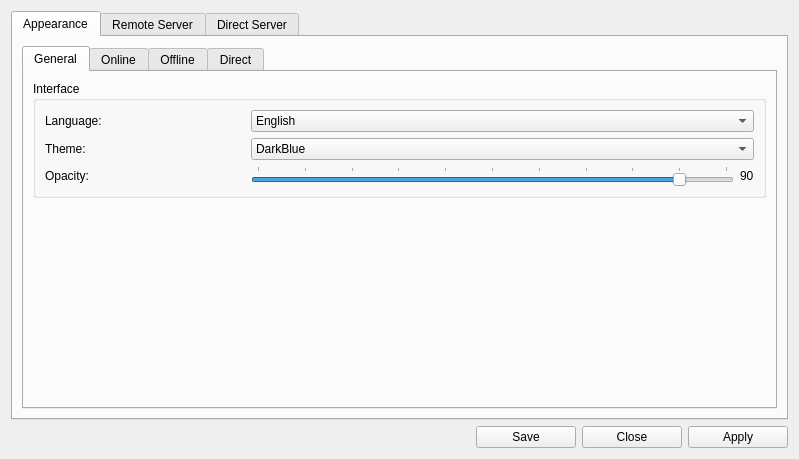
<?xml version="1.0" encoding="UTF-8"?>
<ui version="4.0">
 <class>Form</class>
 <widget class="QWidget" name="Form">
  <property name="geometry">
   <rect>
    <x>0</x>
    <y>0</y>
    <width>799</width>
    <height>459</height>
   </rect>
  </property>
  <property name="windowTitle">
   <string>Moderat Settings</string>
  </property>
  <property name="windowIcon">
   <iconset resource="../res.qrc">
    <normaloff>:/icons/assets/logo.png</normaloff>:/icons/assets/logo.png</iconset>
  </property>
  <layout class="QGridLayout" name="gridLayout">
   <item row="1" column="0">
    <layout class="QHBoxLayout" name="horizontalLayout">
     <item>
      <spacer name="horizontalSpacer">
       <property name="orientation">
        <enum>Qt::Horizontal</enum>
       </property>
       <property name="sizeHint" stdset="0">
        <size>
         <width>40</width>
         <height>20</height>
        </size>
       </property>
      </spacer>
     </item>
     <item>
      <widget class="QPushButton" name="saveButton">
       <property name="minimumSize">
        <size>
         <width>100</width>
         <height>0</height>
        </size>
       </property>
       <property name="text">
        <string>Save</string>
       </property>
       <property name="icon">
        <iconset resource="../res.qrc">
         <normaloff>:/icons/assets/save_as.png</normaloff>:/icons/assets/save_as.png</iconset>
       </property>
      </widget>
     </item>
     <item>
      <widget class="QPushButton" name="closeButton">
       <property name="minimumSize">
        <size>
         <width>100</width>
         <height>0</height>
        </size>
       </property>
       <property name="text">
        <string>Close</string>
       </property>
       <property name="icon">
        <iconset resource="../res.qrc">
         <normaloff>:/icons/assets/close.png</normaloff>:/icons/assets/close.png</iconset>
       </property>
      </widget>
     </item>
     <item>
      <widget class="QPushButton" name="applyButton">
       <property name="minimumSize">
        <size>
         <width>100</width>
         <height>0</height>
        </size>
       </property>
       <property name="text">
        <string>Apply</string>
       </property>
       <property name="icon">
        <iconset resource="../res.qrc">
         <normaloff>:/icons/assets/checkbox-check.png</normaloff>:/icons/assets/checkbox-check.png</iconset>
       </property>
      </widget>
     </item>
    </layout>
   </item>
   <item row="0" column="0">
    <widget class="QTabWidget" name="settingsTab">
     <property name="currentIndex">
      <number>0</number>
     </property>
     <property name="elideMode">
      <enum>Qt::ElideNone</enum>
     </property>
     <widget class="QWidget" name="appearanceTab">
      <attribute name="title">
       <string>Appearance</string>
      </attribute>
      <layout class="QGridLayout" name="gridLayout_2">
       <item row="0" column="0">
        <widget class="QTabWidget" name="settingsAppearanceTab">
         <property name="currentIndex">
          <number>0</number>
         </property>
         <widget class="QWidget" name="generalTab">
          <attribute name="icon">
           <iconset resource="../res.qrc">
            <normaloff>:/icons/assets/logo.png</normaloff>:/icons/assets/logo.png</iconset>
          </attribute>
          <attribute name="title">
           <string>General</string>
          </attribute>
          <layout class="QGridLayout" name="gridLayout_7">
           <item row="0" column="0">
            <widget class="QGroupBox" name="interfaceGroup">
             <property name="title">
              <string>Interface</string>
             </property>
             <layout class="QGridLayout" name="gridLayout_3">
              <item row="1" column="0">
               <layout class="QHBoxLayout" name="horizontalLayout_8">
                <item>
                 <widget class="QLabel" name="themeLabel">
                  <property name="minimumSize">
                   <size>
                    <width>200</width>
                    <height>0</height>
                   </size>
                  </property>
                  <property name="maximumSize">
                   <size>
                    <width>200</width>
                    <height>16777215</height>
                   </size>
                  </property>
                  <property name="text">
                   <string>Theme:</string>
                  </property>
                 </widget>
                </item>
                <item>
                 <widget class="QComboBox" name="themeCombo">
                  <property name="focusPolicy">
                   <enum>Qt::NoFocus</enum>
                  </property>
                  <item>
                   <property name="text">
                    <string>DarkBlue</string>
                   </property>
                  </item>
                 </widget>
                </item>
               </layout>
              </item>
              <item row="0" column="0">
               <layout class="QHBoxLayout" name="horizontalLayout_2">
                <item>
                 <widget class="QLabel" name="languageLabel">
                  <property name="minimumSize">
                   <size>
                    <width>200</width>
                    <height>0</height>
                   </size>
                  </property>
                  <property name="maximumSize">
                   <size>
                    <width>200</width>
                    <height>16777215</height>
                   </size>
                  </property>
                  <property name="text">
                   <string>Language: </string>
                  </property>
                 </widget>
                </item>
                <item>
                 <widget class="QComboBox" name="languageCombo">
                  <property name="focusPolicy">
                   <enum>Qt::NoFocus</enum>
                  </property>
                  <item>
                   <property name="text">
                    <string>English</string>
                   </property>
                   <property name="icon">
                    <iconset resource="../res.qrc">
                     <normaloff>:/icons/assets/flags/us.png</normaloff>:/icons/assets/flags/us.png</iconset>
                   </property>
                  </item>
                  <item>
                   <property name="text">
                    <string>Georgian</string>
                   </property>
                   <property name="icon">
                    <iconset resource="../res.qrc">
                     <normaloff>:/icons/assets/flags/ge.png</normaloff>:/icons/assets/flags/ge.png</iconset>
                   </property>
                  </item>
                 </widget>
                </item>
               </layout>
              </item>
              <item row="2" column="0">
               <layout class="QHBoxLayout" name="horizontalLayout_13">
                <item>
                 <widget class="QLabel" name="opacityLabel">
                  <property name="minimumSize">
                   <size>
                    <width>200</width>
                    <height>0</height>
                   </size>
                  </property>
                  <property name="maximumSize">
                   <size>
                    <width>200</width>
                    <height>16777215</height>
                   </size>
                  </property>
                  <property name="text">
                   <string>Opacity:</string>
                  </property>
                 </widget>
                </item>
                <item>
                 <widget class="QSlider" name="opacitySlider">
                  <property name="maximum">
                   <number>100</number>
                  </property>
                  <property name="pageStep">
                   <number>1</number>
                  </property>
                  <property name="value">
                   <number>90</number>
                  </property>
                  <property name="orientation">
                   <enum>Qt::Horizontal</enum>
                  </property>
                  <property name="invertedAppearance">
                   <bool>false</bool>
                  </property>
                  <property name="tickPosition">
                   <enum>QSlider::TicksAbove</enum>
                  </property>
                  <property name="tickInterval">
                   <number>10</number>
                  </property>
                 </widget>
                </item>
                <item>
                 <widget class="QLabel" name="sliderValueLabel">
                  <property name="text">
                   <string>90</string>
                  </property>
                 </widget>
                </item>
               </layout>
              </item>
             </layout>
            </widget>
           </item>
           <item row="2" column="0">
            <spacer name="verticalSpacer">
             <property name="orientation">
              <enum>Qt::Vertical</enum>
             </property>
             <property name="sizeHint" stdset="0">
              <size>
               <width>20</width>
               <height>40</height>
              </size>
             </property>
            </spacer>
           </item>
          </layout>
         </widget>
         <widget class="QWidget" name="onlineTab">
          <attribute name="icon">
           <iconset resource="../res.qrc">
            <normaloff>:/icons/assets/online_clients.png</normaloff>:/icons/assets/online_clients.png</iconset>
          </attribute>
          <attribute name="title">
           <string>Online</string>
          </attribute>
          <layout class="QGridLayout" name="gridLayout_8">
           <item row="1" column="0">
            <widget class="QGroupBox" name="headersGroup">
             <property name="title">
              <string>Headers</string>
             </property>
             <layout class="QGridLayout" name="gridLayout_6">
              <item row="0" column="0">
               <widget class="QCheckBox" name="ipaddressHeaderCheck">
                <property name="text">
                 <string>IP Address</string>
                </property>
                <property name="checked">
                 <bool>true</bool>
                </property>
               </widget>
              </item>
              <item row="1" column="1">
               <widget class="QCheckBox" name="aliasHeaderCheck">
                <property name="text">
                 <string>Alias</string>
                </property>
                <property name="checked">
                 <bool>true</bool>
                </property>
               </widget>
              </item>
              <item row="0" column="1">
               <widget class="QCheckBox" name="clientIdHeaderCheck">
                <property name="text">
                 <string>Client ID</string>
                </property>
                <property name="checked">
                 <bool>true</bool>
                </property>
               </widget>
              </item>
              <item row="1" column="0">
               <widget class="QCheckBox" name="userHeaderCheck">
                <property name="text">
                 <string>User</string>
                </property>
                <property name="checked">
                 <bool>true</bool>
                </property>
               </widget>
              </item>
              <item row="2" column="0">
               <widget class="QCheckBox" name="titleHeaderCheck">
                <property name="text">
                 <string>Active Window Title</string>
                </property>
                <property name="checked">
                 <bool>true</bool>
                </property>
               </widget>
              </item>
             </layout>
            </widget>
           </item>
           <item row="0" column="0">
            <widget class="QGroupBox" name="appearanceGroup">
             <property name="title">
              <string>Appearance</string>
             </property>
             <layout class="QGridLayout" name="gridLayout_4">
              <item row="0" column="0">
               <layout class="QHBoxLayout" name="horizontalLayout_3">
                <property name="spacing">
                 <number>0</number>
                </property>
                <item>
                 <widget class="QLabel" name="onlinePerPageLabel">
                  <property name="minimumSize">
                   <size>
                    <width>200</width>
                    <height>0</height>
                   </size>
                  </property>
                  <property name="maximumSize">
                   <size>
                    <width>200</width>
                    <height>16777215</height>
                   </size>
                  </property>
                  <property name="text">
                   <string>Online Clients Per Page:</string>
                  </property>
                 </widget>
                </item>
                <item>
                 <widget class="QLineEdit" name="onlinePerPageLine">
                  <property name="text">
                   <string>15</string>
                  </property>
                 </widget>
                </item>
               </layout>
              </item>
             </layout>
            </widget>
           </item>
           <item row="2" column="0">
            <widget class="QGroupBox" name="menuGroup">
             <property name="title">
              <string>Menu</string>
             </property>
             <layout class="QGridLayout" name="gridLayout_5">
              <item row="1" column="1">
               <widget class="QCheckBox" name="shellCheck">
                <property name="text">
                 <string>Shell</string>
                </property>
                <property name="icon">
                 <iconset resource="../res.qrc">
                  <normaloff>:/icons/assets/remote_shell.png</normaloff>:/icons/assets/remote_shell.png</iconset>
                </property>
                <property name="checked">
                 <bool>true</bool>
                </property>
               </widget>
              </item>
              <item row="1" column="0">
               <widget class="QCheckBox" name="updateCheck">
                <property name="text">
                 <string>Update</string>
                </property>
                <property name="icon">
                 <iconset resource="../res.qrc">
                  <normaloff>:/icons/assets/update_source.png</normaloff>:/icons/assets/update_source.png</iconset>
                </property>
                <property name="checked">
                 <bool>true</bool>
                </property>
               </widget>
              </item>
              <item row="0" column="0">
               <widget class="QCheckBox" name="logViewerCheck">
                <property name="text">
                 <string>Log Viewer</string>
                </property>
                <property name="icon">
                 <iconset resource="../res.qrc">
                  <normaloff>:/icons/assets/log_viewer.png</normaloff>:/icons/assets/log_viewer.png</iconset>
                </property>
                <property name="checked">
                 <bool>true</bool>
                </property>
               </widget>
              </item>
              <item row="1" column="2">
               <widget class="QCheckBox" name="explorerCheck">
                <property name="text">
                 <string>Explorer</string>
                </property>
                <property name="icon">
                 <iconset resource="../res.qrc">
                  <normaloff>:/icons/assets/remote_explorer.png</normaloff>:/icons/assets/remote_explorer.png</iconset>
                </property>
                <property name="checked">
                 <bool>true</bool>
                </property>
               </widget>
              </item>
              <item row="0" column="1">
               <widget class="QCheckBox" name="noteCheck">
                <property name="text">
                 <string>Note</string>
                </property>
                <property name="icon">
                 <iconset resource="../res.qrc">
                  <normaloff>:/icons/assets/note.png</normaloff>:/icons/assets/note.png</iconset>
                </property>
                <property name="checked">
                 <bool>true</bool>
                </property>
               </widget>
              </item>
              <item row="0" column="2">
               <widget class="QCheckBox" name="aliasCheck">
                <property name="text">
                 <string>Set Alias</string>
                </property>
                <property name="icon">
                 <iconset resource="../res.qrc">
                  <normaloff>:/icons/assets/set_alias.png</normaloff>:/icons/assets/set_alias.png</iconset>
                </property>
                <property name="checked">
                 <bool>true</bool>
                </property>
               </widget>
              </item>
              <item row="2" column="0">
               <widget class="QCheckBox" name="scriptingCheck">
                <property name="text">
                 <string>Scripting</string>
                </property>
                <property name="icon">
                 <iconset resource="../res.qrc">
                  <normaloff>:/icons/assets/remote_scripting.png</normaloff>:/icons/assets/remote_scripting.png</iconset>
                </property>
                <property name="checked">
                 <bool>true</bool>
                </property>
               </widget>
              </item>
              <item row="2" column="1">
               <widget class="QCheckBox" name="screenshotCheck">
                <property name="text">
                 <string>Screenshot</string>
                </property>
                <property name="icon">
                 <iconset resource="../res.qrc">
                  <normaloff>:/icons/assets/desktop.png</normaloff>:/icons/assets/desktop.png</iconset>
                </property>
                <property name="checked">
                 <bool>true</bool>
                </property>
               </widget>
              </item>
              <item row="2" column="2">
               <widget class="QCheckBox" name="webcamCheck">
                <property name="text">
                 <string>Web Camera</string>
                </property>
                <property name="icon">
                 <iconset resource="../res.qrc">
                  <normaloff>:/icons/assets/webcam.png</normaloff>:/icons/assets/webcam.png</iconset>
                </property>
                <property name="checked">
                 <bool>true</bool>
                </property>
               </widget>
              </item>
             </layout>
            </widget>
           </item>
           <item row="3" column="0">
            <spacer name="verticalSpacer_3">
             <property name="orientation">
              <enum>Qt::Vertical</enum>
             </property>
             <property name="sizeHint" stdset="0">
              <size>
               <width>20</width>
               <height>40</height>
              </size>
             </property>
            </spacer>
           </item>
          </layout>
         </widget>
         <widget class="QWidget" name="offlineTab">
          <attribute name="icon">
           <iconset resource="../res.qrc">
            <normaloff>:/icons/assets/offline_clients.png</normaloff>:/icons/assets/offline_clients.png</iconset>
          </attribute>
          <attribute name="title">
           <string>Offline</string>
          </attribute>
          <layout class="QGridLayout" name="gridLayout_12">
           <item row="0" column="0" colspan="2">
            <widget class="QGroupBox" name="appearanceGroup_2">
             <property name="title">
              <string>Appearance</string>
             </property>
             <layout class="QGridLayout" name="gridLayout_9">
              <item row="0" column="0">
               <layout class="QHBoxLayout" name="horizontalLayout_6">
                <property name="spacing">
                 <number>0</number>
                </property>
                <item>
                 <widget class="QLabel" name="offlinePerPageLabel">
                  <property name="minimumSize">
                   <size>
                    <width>200</width>
                    <height>0</height>
                   </size>
                  </property>
                  <property name="maximumSize">
                   <size>
                    <width>200</width>
                    <height>16777215</height>
                   </size>
                  </property>
                  <property name="text">
                   <string>Offline Clients Per Page:</string>
                  </property>
                 </widget>
                </item>
                <item>
                 <widget class="QLineEdit" name="offlinePerPageLine">
                  <property name="text">
                   <string>15</string>
                  </property>
                 </widget>
                </item>
               </layout>
              </item>
             </layout>
            </widget>
           </item>
           <item row="2" column="0" colspan="2">
            <widget class="QGroupBox" name="menuGroup_2">
             <property name="title">
              <string>Menu</string>
             </property>
             <layout class="QGridLayout" name="gridLayout_11">
              <item row="0" column="0">
               <widget class="QCheckBox" name="offlineLogViewerCheck">
                <property name="text">
                 <string>Log Viewer</string>
                </property>
                <property name="icon">
                 <iconset resource="../res.qrc">
                  <normaloff>:/icons/assets/log_viewer.png</normaloff>:/icons/assets/log_viewer.png</iconset>
                </property>
                <property name="checked">
                 <bool>true</bool>
                </property>
               </widget>
              </item>
              <item row="0" column="1">
               <widget class="QCheckBox" name="offlineNoteCheck">
                <property name="text">
                 <string>Note</string>
                </property>
                <property name="icon">
                 <iconset resource="../res.qrc">
                  <normaloff>:/icons/assets/note.png</normaloff>:/icons/assets/note.png</iconset>
                </property>
                <property name="checked">
                 <bool>true</bool>
                </property>
               </widget>
              </item>
              <item row="1" column="1">
               <widget class="QCheckBox" name="offlineRemoveCheck">
                <property name="text">
                 <string>Remove</string>
                </property>
                <property name="icon">
                 <iconset resource="../res.qrc">
                  <normaloff>:/icons/assets/trash.png</normaloff>:/icons/assets/trash.png</iconset>
                </property>
                <property name="checked">
                 <bool>true</bool>
                </property>
               </widget>
              </item>
              <item row="1" column="0">
               <widget class="QCheckBox" name="offlineAliasCheck">
                <property name="text">
                 <string>Set Alias</string>
                </property>
                <property name="icon">
                 <iconset resource="../res.qrc">
                  <normaloff>:/icons/assets/set_alias.png</normaloff>:/icons/assets/set_alias.png</iconset>
                </property>
                <property name="checked">
                 <bool>true</bool>
                </property>
               </widget>
              </item>
             </layout>
            </widget>
           </item>
           <item row="3" column="1">
            <spacer name="verticalSpacer_2">
             <property name="orientation">
              <enum>Qt::Vertical</enum>
             </property>
             <property name="sizeHint" stdset="0">
              <size>
               <width>20</width>
               <height>83</height>
              </size>
             </property>
            </spacer>
           </item>
           <item row="1" column="0" colspan="2">
            <widget class="QGroupBox" name="headersGroup_2">
             <property name="title">
              <string>Headers</string>
             </property>
             <layout class="QGridLayout" name="gridLayout_10">
              <item row="0" column="0">
               <widget class="QCheckBox" name="offlineIpaddressHeaderCheck">
                <property name="text">
                 <string>IP Address</string>
                </property>
                <property name="checked">
                 <bool>true</bool>
                </property>
               </widget>
              </item>
              <item row="0" column="1">
               <widget class="QCheckBox" name="offlineClientIdHeaderCheck">
                <property name="text">
                 <string>Client ID</string>
                </property>
                <property name="checked">
                 <bool>true</bool>
                </property>
               </widget>
              </item>
              <item row="1" column="0">
               <widget class="QCheckBox" name="offlineAliasHeaderCheck">
                <property name="text">
                 <string>Alias</string>
                </property>
                <property name="checked">
                 <bool>true</bool>
                </property>
               </widget>
              </item>
              <item row="1" column="1">
               <widget class="QCheckBox" name="offlineLastOnlineHeaderCheck">
                <property name="text">
                 <string>Last Online</string>
                </property>
                <property name="checked">
                 <bool>true</bool>
                </property>
               </widget>
              </item>
             </layout>
            </widget>
           </item>
          </layout>
         </widget>
         <widget class="QWidget" name="directTab">
          <attribute name="icon">
           <iconset resource="../res.qrc">
            <normaloff>:/icons/assets/connect.png</normaloff>:/icons/assets/connect.png</iconset>
          </attribute>
          <attribute name="title">
           <string>Direct</string>
          </attribute>
          <layout class="QGridLayout" name="gridLayout_19">
           <item row="1" column="0">
            <widget class="QGroupBox" name="menuGroup_3">
             <property name="title">
              <string>Menu</string>
             </property>
             <layout class="QGridLayout" name="gridLayout_18">
              <item row="0" column="1">
               <widget class="QCheckBox" name="directShellCheck">
                <property name="text">
                 <string>Shell</string>
                </property>
                <property name="icon">
                 <iconset resource="../res.qrc">
                  <normaloff>:/icons/assets/remote_shell.png</normaloff>:/icons/assets/remote_shell.png</iconset>
                </property>
                <property name="checked">
                 <bool>true</bool>
                </property>
               </widget>
              </item>
              <item row="0" column="2">
               <widget class="QCheckBox" name="directExplorerCheck">
                <property name="text">
                 <string>Explorer</string>
                </property>
                <property name="icon">
                 <iconset resource="../res.qrc">
                  <normaloff>:/icons/assets/remote_explorer.png</normaloff>:/icons/assets/remote_explorer.png</iconset>
                </property>
                <property name="checked">
                 <bool>true</bool>
                </property>
               </widget>
              </item>
              <item row="0" column="3">
               <widget class="QCheckBox" name="directScriptingCheck">
                <property name="text">
                 <string>Scripting</string>
                </property>
                <property name="icon">
                 <iconset resource="../res.qrc">
                  <normaloff>:/icons/assets/remote_scripting.png</normaloff>:/icons/assets/remote_scripting.png</iconset>
                </property>
                <property name="checked">
                 <bool>true</bool>
                </property>
               </widget>
              </item>
              <item row="1" column="1">
               <widget class="QCheckBox" name="directScreenshotCheck">
                <property name="text">
                 <string>Screenshot</string>
                </property>
                <property name="icon">
                 <iconset resource="../res.qrc">
                  <normaloff>:/icons/assets/desktop.png</normaloff>:/icons/assets/desktop.png</iconset>
                </property>
                <property name="checked">
                 <bool>true</bool>
                </property>
               </widget>
              </item>
              <item row="1" column="2">
               <widget class="QCheckBox" name="directWebcamCheck">
                <property name="text">
                 <string>Web Camera</string>
                </property>
                <property name="icon">
                 <iconset resource="../res.qrc">
                  <normaloff>:/icons/assets/webcam.png</normaloff>:/icons/assets/webcam.png</iconset>
                </property>
                <property name="checked">
                 <bool>true</bool>
                </property>
               </widget>
              </item>
             </layout>
            </widget>
           </item>
           <item row="0" column="0">
            <widget class="QGroupBox" name="headersGroup_3">
             <property name="title">
              <string>Headers</string>
             </property>
             <layout class="QGridLayout" name="gridLayout_17">
              <item row="0" column="1">
               <widget class="QCheckBox" name="directClientIdHeaderCheck">
                <property name="text">
                 <string>Client ID</string>
                </property>
                <property name="checked">
                 <bool>true</bool>
                </property>
               </widget>
              </item>
              <item row="0" column="0">
               <widget class="QCheckBox" name="directIpaddressHeaderCheck">
                <property name="text">
                 <string>IP Address</string>
                </property>
                <property name="checked">
                 <bool>true</bool>
                </property>
               </widget>
              </item>
              <item row="0" column="2">
               <widget class="QCheckBox" name="directCommentHeaderCheck">
                <property name="text">
                 <string>Comment</string>
                </property>
                <property name="checked">
                 <bool>true</bool>
                </property>
               </widget>
              </item>
             </layout>
            </widget>
           </item>
           <item row="2" column="0">
            <spacer name="verticalSpacer_6">
             <property name="orientation">
              <enum>Qt::Vertical</enum>
             </property>
             <property name="sizeHint" stdset="0">
              <size>
               <width>20</width>
               <height>40</height>
              </size>
             </property>
            </spacer>
           </item>
          </layout>
         </widget>
        </widget>
       </item>
      </layout>
     </widget>
     <widget class="QWidget" name="connetionTab">
      <attribute name="title">
       <string>Remote Server</string>
      </attribute>
      <layout class="QGridLayout" name="gridLayout_14">
       <item row="0" column="0">
        <widget class="QGroupBox" name="remoteServerGroup">
         <property name="title">
          <string>Server</string>
         </property>
         <layout class="QGridLayout" name="gridLayout_13">
          <item row="1" column="0">
           <layout class="QHBoxLayout" name="horizontalLayout_4">
            <property name="spacing">
             <number>0</number>
            </property>
            <item>
             <widget class="QLabel" name="remoteServerIpAddressLabel">
              <property name="minimumSize">
               <size>
                <width>200</width>
                <height>0</height>
               </size>
              </property>
              <property name="maximumSize">
               <size>
                <width>200</width>
                <height>16777215</height>
               </size>
              </property>
              <property name="text">
               <string>Server IP Address: </string>
              </property>
             </widget>
            </item>
            <item>
             <widget class="QLineEdit" name="remoteServerIpAddressLine">
              <property name="text">
               <string>127.0.0.1</string>
              </property>
             </widget>
            </item>
           </layout>
          </item>
          <item row="2" column="0">
           <layout class="QHBoxLayout" name="horizontalLayout_5">
            <property name="spacing">
             <number>0</number>
            </property>
            <item>
             <widget class="QLabel" name="remoteServerPortLabel">
              <property name="minimumSize">
               <size>
                <width>200</width>
                <height>0</height>
               </size>
              </property>
              <property name="maximumSize">
               <size>
                <width>200</width>
                <height>16777215</height>
               </size>
              </property>
              <property name="text">
               <string>Server Port: </string>
              </property>
             </widget>
            </item>
            <item>
             <widget class="QLineEdit" name="remoteServerPortLine">
              <property name="text">
               <string>5545</string>
              </property>
             </widget>
            </item>
           </layout>
          </item>
         </layout>
        </widget>
       </item>
       <item row="3" column="0">
        <spacer name="verticalSpacer_4">
         <property name="orientation">
          <enum>Qt::Vertical</enum>
         </property>
         <property name="sizeHint" stdset="0">
          <size>
           <width>20</width>
           <height>40</height>
          </size>
         </property>
        </spacer>
       </item>
       <item row="1" column="0">
        <widget class="QGroupBox" name="serverDefaultValuesGroup">
         <property name="title">
          <string>Default Values</string>
         </property>
         <layout class="QGridLayout" name="gridLayout_21">
          <item row="0" column="0">
           <layout class="QHBoxLayout" name="horizontalLayout_7">
            <property name="spacing">
             <number>0</number>
            </property>
            <item>
             <widget class="QLabel" name="remoteUsernameValueLabel">
              <property name="minimumSize">
               <size>
                <width>200</width>
                <height>0</height>
               </size>
              </property>
              <property name="maximumSize">
               <size>
                <width>200</width>
                <height>16777215</height>
               </size>
              </property>
              <property name="text">
               <string>Username: </string>
              </property>
             </widget>
            </item>
            <item>
             <widget class="QLineEdit" name="remoteServerUsernameLine">
              <property name="text">
               <string/>
              </property>
             </widget>
            </item>
           </layout>
          </item>
         </layout>
        </widget>
       </item>
      </layout>
     </widget>
     <widget class="QWidget" name="serverTab">
      <attribute name="title">
       <string>Direct Server</string>
      </attribute>
      <layout class="QGridLayout" name="gridLayout_16">
       <item row="0" column="0">
        <widget class="QGroupBox" name="directServerGroup">
         <property name="title">
          <string>Server Settings</string>
         </property>
         <layout class="QGridLayout" name="gridLayout_15">
          <item row="1" column="0">
           <layout class="QHBoxLayout" name="horizontalLayout_9">
            <property name="spacing">
             <number>0</number>
            </property>
            <item>
             <widget class="QLabel" name="directServerPortLabel">
              <property name="minimumSize">
               <size>
                <width>200</width>
                <height>0</height>
               </size>
              </property>
              <property name="maximumSize">
               <size>
                <width>200</width>
                <height>16777215</height>
               </size>
              </property>
              <property name="text">
               <string>Direct Server Port: </string>
              </property>
             </widget>
            </item>
            <item>
             <widget class="QLineEdit" name="directServerPortLine">
              <property name="text">
               <string>5595</string>
              </property>
             </widget>
            </item>
           </layout>
          </item>
         </layout>
        </widget>
       </item>
       <item row="1" column="0">
        <widget class="QGroupBox" name="directDefaultValues">
         <property name="title">
          <string>Default Values</string>
         </property>
         <layout class="QGridLayout" name="gridLayout_20">
          <item row="0" column="0">
           <layout class="QHBoxLayout" name="horizontalLayout_10">
            <property name="spacing">
             <number>0</number>
            </property>
            <item>
             <widget class="QLabel" name="directIpAddressValueLabel">
              <property name="minimumSize">
               <size>
                <width>200</width>
                <height>0</height>
               </size>
              </property>
              <property name="maximumSize">
               <size>
                <width>200</width>
                <height>16777215</height>
               </size>
              </property>
              <property name="text">
               <string>IP Address: </string>
              </property>
             </widget>
            </item>
            <item>
             <widget class="QLineEdit" name="directIpAddressValueLine">
              <property name="text">
               <string>127.0.0.1</string>
              </property>
             </widget>
            </item>
            <item>
             <widget class="QPushButton" name="internalIpButton">
              <property name="text">
               <string/>
              </property>
              <property name="icon">
               <iconset resource="../res.qrc">
                <normaloff>:/icons/assets/lan.png</normaloff>:/icons/assets/lan.png</iconset>
              </property>
             </widget>
            </item>
            <item>
             <widget class="QPushButton" name="externalIpButton">
              <property name="text">
               <string/>
              </property>
              <property name="icon">
               <iconset resource="../res.qrc">
                <normaloff>:/icons/assets/wan.png</normaloff>:/icons/assets/wan.png</iconset>
              </property>
             </widget>
            </item>
           </layout>
          </item>
          <item row="1" column="0">
           <layout class="QHBoxLayout" name="horizontalLayout_11">
            <property name="spacing">
             <number>0</number>
            </property>
            <item>
             <widget class="QLabel" name="directPortValueLabel">
              <property name="minimumSize">
               <size>
                <width>200</width>
                <height>0</height>
               </size>
              </property>
              <property name="maximumSize">
               <size>
                <width>200</width>
                <height>16777215</height>
               </size>
              </property>
              <property name="text">
               <string>Port: </string>
              </property>
             </widget>
            </item>
            <item>
             <widget class="QLineEdit" name="directPortValueLine">
              <property name="text">
               <string>5595</string>
              </property>
             </widget>
            </item>
           </layout>
          </item>
          <item row="2" column="0">
           <layout class="QHBoxLayout" name="horizontalLayout_12">
            <property name="spacing">
             <number>0</number>
            </property>
            <item>
             <widget class="QLabel" name="directCommentValueLabel">
              <property name="minimumSize">
               <size>
                <width>200</width>
                <height>0</height>
               </size>
              </property>
              <property name="maximumSize">
               <size>
                <width>200</width>
                <height>16777215</height>
               </size>
              </property>
              <property name="text">
               <string>Comment: </string>
              </property>
             </widget>
            </item>
            <item>
             <widget class="QLineEdit" name="directCommentValueLine">
              <property name="text">
               <string/>
              </property>
             </widget>
            </item>
           </layout>
          </item>
         </layout>
        </widget>
       </item>
       <item row="2" column="0">
        <spacer name="verticalSpacer_5">
         <property name="orientation">
          <enum>Qt::Vertical</enum>
         </property>
         <property name="sizeHint" stdset="0">
          <size>
           <width>20</width>
           <height>40</height>
          </size>
         </property>
        </spacer>
       </item>
      </layout>
     </widget>
    </widget>
   </item>
  </layout>
 </widget>
 <resources>
  <include location="../res.qrc"/>
 </resources>
 <connections>
  <connection>
   <sender>opacitySlider</sender>
   <signal>valueChanged(int)</signal>
   <receiver>sliderValueLabel</receiver>
   <slot>setNum(int)</slot>
   <hints>
    <hint type="sourcelabel">
     <x>714</x>
     <y>170</y>
    </hint>
    <hint type="destinationlabel">
     <x>745</x>
     <y>168</y>
    </hint>
   </hints>
  </connection>
 </connections>
</ui>
